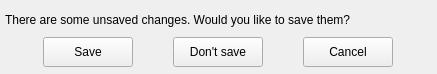
<?xml version="1.0" encoding="UTF-8"?>
<ui version="4.0">
 <class>ExitDialog</class>
 <widget class="QDialog" name="ExitDialog">
  <property name="geometry">
   <rect>
    <x>0</x>
    <y>0</y>
    <width>437</width>
    <height>74</height>
   </rect>
  </property>
  <property name="windowTitle">
   <string>Dialog</string>
  </property>
  <layout class="QVBoxLayout" name="verticalLayout">
   <property name="spacing">
    <number>2</number>
   </property>
   <property name="leftMargin">
    <number>5</number>
   </property>
   <property name="topMargin">
    <number>5</number>
   </property>
   <property name="rightMargin">
    <number>5</number>
   </property>
   <property name="bottomMargin">
    <number>5</number>
   </property>
   <item>
    <widget class="QLabel" name="lbl_save_warning">
     <property name="sizePolicy">
      <sizepolicy hsizetype="Fixed" vsizetype="Fixed">
       <horstretch>0</horstretch>
       <verstretch>0</verstretch>
      </sizepolicy>
     </property>
     <property name="minimumSize">
      <size>
       <width>0</width>
       <height>30</height>
      </size>
     </property>
     <property name="maximumSize">
      <size>
       <width>16777215</width>
       <height>30</height>
      </size>
     </property>
     <property name="text">
      <string>There are some unsaved changes. Would you like to save them?</string>
     </property>
    </widget>
   </item>
   <item>
    <layout class="QHBoxLayout" name="layout_action">
     <property name="spacing">
      <number>2</number>
     </property>
     <item>
      <widget class="QPushButton" name="btn_save">
       <property name="sizePolicy">
        <sizepolicy hsizetype="Fixed" vsizetype="Fixed">
         <horstretch>0</horstretch>
         <verstretch>0</verstretch>
        </sizepolicy>
       </property>
       <property name="minimumSize">
        <size>
         <width>90</width>
         <height>30</height>
        </size>
       </property>
       <property name="maximumSize">
        <size>
         <width>90</width>
         <height>30</height>
        </size>
       </property>
       <property name="focusPolicy">
        <enum>Qt::NoFocus</enum>
       </property>
       <property name="text">
        <string>Save</string>
       </property>
       <property name="shortcut">
        <string>Return</string>
       </property>
      </widget>
     </item>
     <item>
      <widget class="QPushButton" name="btn_not_save">
       <property name="sizePolicy">
        <sizepolicy hsizetype="Fixed" vsizetype="Fixed">
         <horstretch>0</horstretch>
         <verstretch>0</verstretch>
        </sizepolicy>
       </property>
       <property name="minimumSize">
        <size>
         <width>90</width>
         <height>30</height>
        </size>
       </property>
       <property name="maximumSize">
        <size>
         <width>90</width>
         <height>30</height>
        </size>
       </property>
       <property name="focusPolicy">
        <enum>Qt::NoFocus</enum>
       </property>
       <property name="text">
        <string>Don't save</string>
       </property>
       <property name="shortcut">
        <string>Ctrl+Q</string>
       </property>
      </widget>
     </item>
     <item>
      <widget class="QPushButton" name="btn_cancel">
       <property name="sizePolicy">
        <sizepolicy hsizetype="Fixed" vsizetype="Fixed">
         <horstretch>0</horstretch>
         <verstretch>0</verstretch>
        </sizepolicy>
       </property>
       <property name="minimumSize">
        <size>
         <width>90</width>
         <height>30</height>
        </size>
       </property>
       <property name="maximumSize">
        <size>
         <width>90</width>
         <height>30</height>
        </size>
       </property>
       <property name="focusPolicy">
        <enum>Qt::NoFocus</enum>
       </property>
       <property name="text">
        <string>Cancel</string>
       </property>
       <property name="shortcut">
        <string>Esc</string>
       </property>
      </widget>
     </item>
    </layout>
   </item>
  </layout>
 </widget>
 <resources/>
 <connections/>
</ui>
